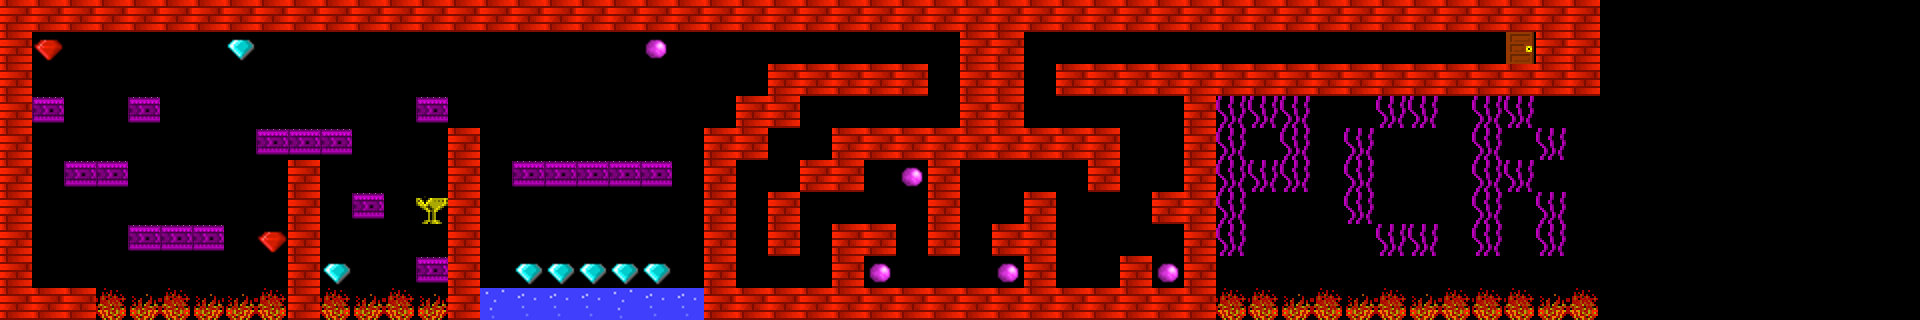

Below is a game level as drawn by its tile map, then a one-line description and the .tmx that defines it (tile-layer data replaced by summaries):
An orthogonal 60x10 tile map with 32x32 px tiles, 1 tile layer (Mundo).

<map version="1.0" orientation="orthogonal" renderorder="right-down" width="60" height="10" tilewidth="32" tileheight="32" nextobjectid="1">
 <tileset firstgid="1" name="tileset" tilewidth="32" tileheight="32" tilecount="35" columns="5">
  <image source="tileset.png" trans="000000" width="160" height="224" />
  <tile id="6">
   <animation>
    <frame tileid="6" duration="200" />
    <frame tileid="7" duration="200" />
    <frame tileid="8" duration="200" />
    <frame tileid="9" duration="200" />
   </animation>
  </tile>
  <tile id="7">
   <animation>
    <frame tileid="7" duration="200" />
    <frame tileid="8" duration="200" />
    <frame tileid="9" duration="200" />
    <frame tileid="6" duration="200" />
   </animation>
  </tile>
  <tile id="10">
   <animation>
    <frame tileid="10" duration="200" />
    <frame tileid="11" duration="200" />
    <frame tileid="12" duration="200" />
    <frame tileid="13" duration="200" />
    <frame tileid="14" duration="200" />
   </animation>
  </tile>
  <tile id="25">
   <animation>
    <frame tileid="25" duration="200" />
    <frame tileid="26" duration="200" />
    <frame tileid="27" duration="200" />
    <frame tileid="28" duration="200" />
   </animation>
  </tile>
  <tile id="32">
   <animation>
    <frame tileid="32" duration="200" />
    <frame tileid="33" duration="200" />
   </animation>
  </tile>
  <tile id="33">
   <animation>
    <frame tileid="33" duration="200" />
    <frame tileid="32" duration="200" />
   </animation>
  </tile>
 </tileset>
 <layer name="Mundo" width="60" height="10">
  <data>[600 cells, 253 non-empty, 13 distinct tile ids]</data>
 </layer>
</map>